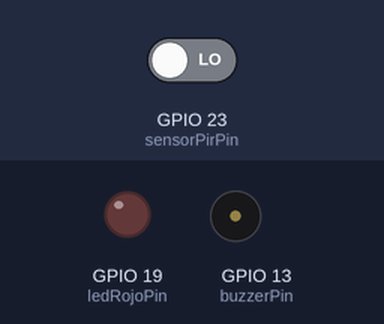
A sketch run on a simulated ESP32. Shown: output pins drawn as LEDs (lit = HIGH), buzzer (waves = sounding). The inputs (shaded band) are chosen by the test bench; at power-on: GPIO 23 (sensorPirPin) LOW. WiFi joins after 1.5 s; servers stay silent unless stated; the local clock reads 2024-03-15 10:24:30 at power-on unless the sketch sets it; what the sketch prints to the serial monitor is not drawn.

Above: at 2.7 s.
2.8 s: GPIO 23 (sensorPirPin) driven HIGH
At 4.1 s:
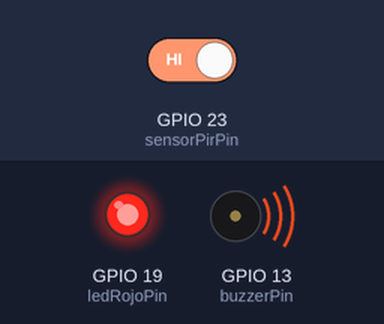
5.1 s: GPIO 23 (sensorPirPin) driven LOW
At 6.4 s:
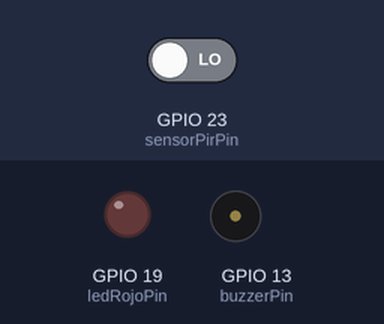
Timing chart, 0 to 8.1 s (numbered marks = the images above; inputs shaded):
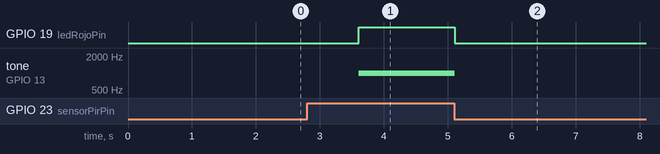

The sketch:

V1_S_pir.ino
```cpp
#include <WiFi.h>
#include "time.h"

// --- CONFIGURACIÓN DE RED ---
const char* ssid = "Altro52.4G";
const char* password = "*****";

// --- CONFIGURACIÓN DE HORA (NTP) ---
const char* ntpServer = "pool.ntp.org";
const long gmtOffset_sec = -10800; // Offset GMT en segundos (UTC-3 para Chile = -3 * 3600)
const int daylightOffset_sec = 0;  // Horario de verano (0 si no aplica)

// --- Pines de los componentes ---
const int ledRojoPin = 19;
const int sensorPirPin = 23;
const int buzzerPin = 13;

// --- Variables para el control de tiempo ---
unsigned long previousCheckTime = 0;
const long checkInterval = 100;

// --- Variables para la lógica de confirmación ---
bool motionDetected = false;
unsigned long firstMotionTime = 0;
const long confirmationDelay = 750;

// --- Estados de los componentes ---
int ledRojoState = LOW;
bool isBuzzerOn = false;

// --- Función para obtener la fecha y hora formateada ---
String getFormattedTime() {
  struct tm timeinfo;
  if (!getLocalTime(&timeinfo)) {
    return "Hora no sincronizada";
  }
  char timeStringBuff[50];
  strftime(timeStringBuff, sizeof(timeStringBuff), "%Y-%m-%d %H:%M:%S", &timeinfo);
  return String(timeStringBuff);
}


void setup() {
  Serial.begin(115200);

  pinMode(ledRojoPin, OUTPUT);
  pinMode(sensorPirPin, INPUT);
  pinMode(buzzerPin, OUTPUT);

  // --- Conexión a Wi-Fi ---
  Serial.printf("Conectando a %s ", ssid);
  WiFi.begin(ssid, password);
  while (WiFi.status() != WL_CONNECTED) {
    delay(500);
    Serial.print(".");
  }
  Serial.println(" CONECTADO");

  // --- Sincronización de Hora ---
  configTime(gmtOffset_sec, daylightOffset_sec, ntpServer);
  Serial.println("Hora sincronizada.");

  Serial.println("Sistema de alarma V1.0 iniciado. Esperando movimiento...");
}

void loop() {
  unsigned long currentTime = millis();

  if (currentTime - previousCheckTime >= checkInterval) {
    previousCheckTime = currentTime;
    int sensorState = digitalRead(sensorPirPin);

    if (sensorState == HIGH) { // Si el sensor ve algo
      if (!motionDetected) {
        motionDetected = true;
        firstMotionTime = currentTime;
        Serial.print("[" + getFormattedTime() + "] ");
        Serial.println("Posible movimiento detectado. Iniciando confirmación...");
      } else {
        if (currentTime - firstMotionTime >= confirmationDelay) {
          if (ledRojoState == LOW) {
            Serial.print("[" + getFormattedTime() + "] ");
            Serial.println("¡MOVIMIENTO CONFIRMADO! Alarma activada.");
            digitalWrite(ledRojoPin, HIGH);
            ledRojoState = HIGH;
          }
          if (!isBuzzerOn) {
            tone(buzzerPin, 1000);
            isBuzzerOn = true;
          }
        }
      }
    } else { // Si el sensor NO ve nada
      if (motionDetected) {
        Serial.print("[" + getFormattedTime() + "] ");
        Serial.println("Movimiento detenido. Reseteando.");
        motionDetected = false;
      }
      if (ledRojoState == HIGH) {
        digitalWrite(ledRojoPin, LOW);
        ledRojoState = LOW;
      }
      if (isBuzzerOn) {
        noTone(buzzerPin);
        isBuzzerOn = false;
      }
    }
  }
}
```

Measured:
- after the input at 2.8 s, GPIO 19 (ledRojoPin): LOW → HIGH after 0.81 s; tone on GPIO 13 (buzzerPin): silent → 1000 Hz after 0.81 s
- after the input at 5.1 s, GPIO 19 (ledRojoPin): HIGH → LOW at once; tone on GPIO 13 (buzzerPin): 1000 Hz → silent at once
